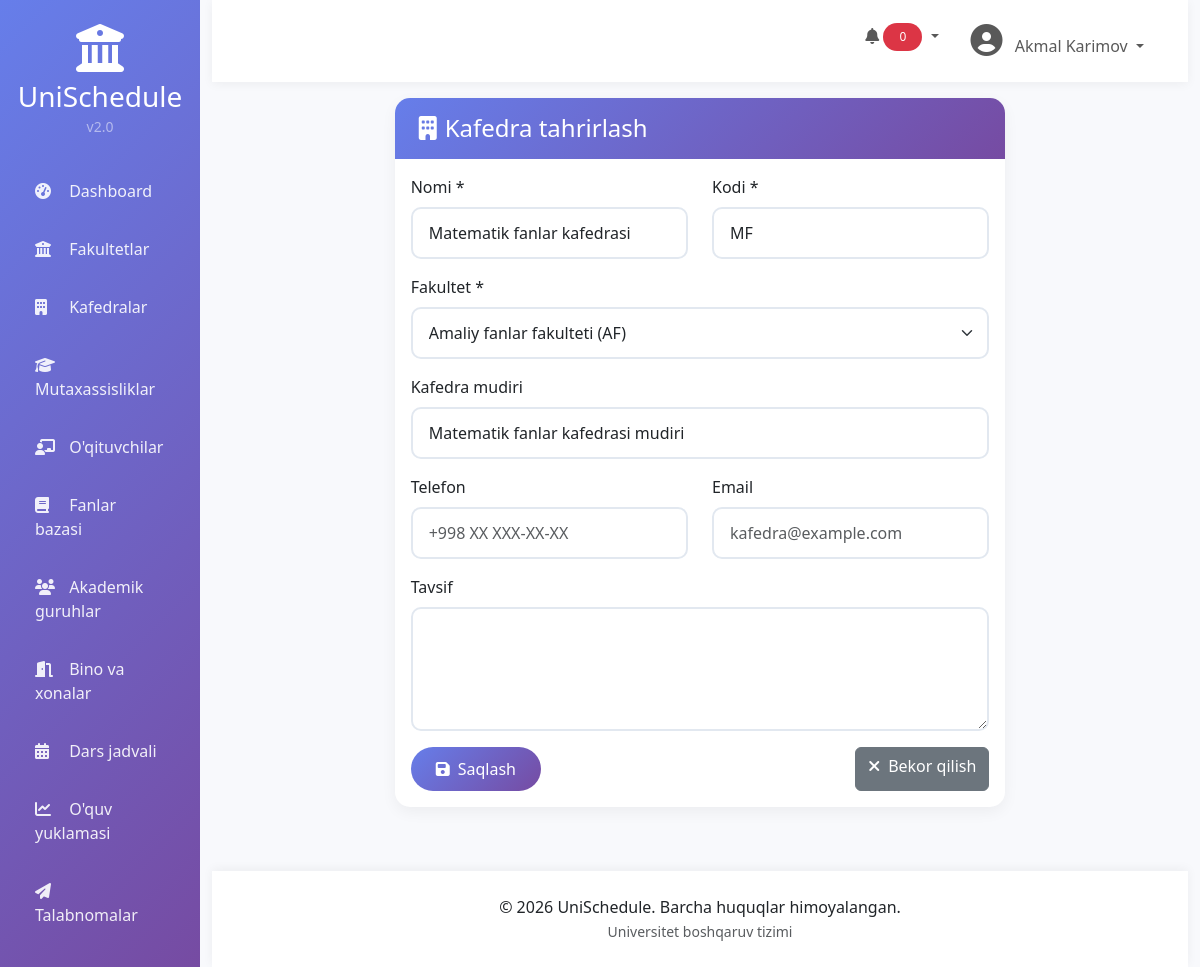
Page /departments/2/edit/ (signed in) on the committed database.
### departments/models.py (models this page shows, shortened)
class Department(models.Model):
    name = models.CharField(max_length=255, verbose_name="Nomi")
    code = models.CharField(max_length=20, unique=True, verbose_name="Kodi")
    faculty = models.ForeignKey(Faculty, on_delete=models.CASCADE, related_name='departments', verbose_name="Fakultet")
    head_name = models.CharField(max_length=255, blank=True, verbose_name="Kafedra mudiri")
    phone = models.CharField(max_length=20, blank=True, verbose_name="Telefon")
    email = models.EmailField(blank=True, verbose_name="Email")
    description = models.TextField(blank=True, verbose_name="Tavsif")
    created_at = models.DateTimeField(auto_now_add=True)
    updated_at = models.DateTimeField(auto_now=True)
    class Meta:
        verbose_name = "Kafedra"
        verbose_name_plural = "Kafedralar"
        ordering = ['faculty__name', 'name']

### faculties/models.py (models this page shows, shortened)
class Faculty(models.Model):
    name = models.CharField(max_length=255, verbose_name="Nomi")
    code = models.CharField(max_length=20, unique=True, verbose_name="Kodi")
    description = models.TextField(blank=True, verbose_name="Tavsif")
    dean_name = models.CharField(max_length=255, blank=True, verbose_name="Dekan ismi")
    phone = models.CharField(max_length=20, blank=True, verbose_name="Telefon")
    email = models.EmailField(blank=True, verbose_name="Email")
    established_date = models.DateField(null=True, blank=True, verbose_name="Tashkil etilgan sana")
    created_at = models.DateTimeField(auto_now_add=True)
    updated_at = models.DateTimeField(auto_now=True)
    class Meta:
        verbose_name = "Fakultet"
        verbose_name_plural = "Fakultetlar"
        ordering = ['name']

### departments/views.py (the view, shortened to what this page needs)
# urls.py: path('<int:pk>/edit/', views.department_edit, name='department_edit'),
@login_required
def department_edit(request, pk):
    department = get_object_or_404(Department, pk=pk)
    context = {
        'department': department,
        'title': 'Kafedra tahrirlash',
        'faculties': Faculty.objects.all(),
    }
    return render(request, 'departments/form.html', context)

### templates/departments/form.html (shortened to what this page needs)
{% extends 'base.html' %}
{% block content %}
<div class="row justify-content-center">
    <div class="col-md-8">
        <div class="card">
            <div class="card-header">
                <h4 class="mb-0">
                    <i class="fas fa-building me-2"></i>{{ title }}
                </h4>
            </div>
            <div class="card-body">
                <form method="POST">
                    <div class="row mb-3">
                        <div class="col-md-6">
                            <label for="name" class="form-label">Nomi *</label>
                            <input type="text" class="form-control" id="name" name="name"
                                   value="{{ department.name|default:'' }}" required>
                        </div>
                        <div class="col-md-6">
                            <label for="code" class="form-label">Kodi *</label>
                            <input type="text" class="form-control" id="code" name="code"
                                   value="{{ department.code|default:'' }}" required>
                        </div>
                    </div>
                    <div class="mb-3">
                        <label for="faculty" class="form-label">Fakultet *</label>
                        <select class="form-select" id="faculty" name="faculty" required>
                            {% for faculty in faculties %}
                            <option value="{{ faculty.id }}"
                                {% if department.faculty.id == faculty.id %}selected{% endif %}>
                                {{ faculty.name }} ({{ faculty.code }})
                            </option>
                            {% endfor %}
                        </select>
                    </div>
                    <div class="mb-3">
                        <label for="head_name" class="form-label">Kafedra mudiri</label>
                        <input type="text" class="form-control" id="head_name" name="head_name"
                               value="{{ department.head_name|default:'' }}">
                    </div>
                    <div class="row mb-3">
                        <div class="col-md-6">
                            <label for="phone" class="form-label">Telefon</label>
                            <input type="tel" class="form-control" id="phone" name="phone"
                                   value="{{ department.phone|default:'' }}" placeholder="+998 XX XXX-XX-XX">
                        </div>
                        <div class="col-md-6">
                            <label for="email" class="form-label">Email</label>
                            <input type="email" class="form-control" id="email" name="email"
                                   value="{{ department.email|default:'' }}" placeholder="kafedra@example.com">
                        </div>
                    </div>
                    <div class="mb-3">
                        <label for="description" class="form-label">Tavsif</label>
                        <textarea class="form-control" id="description" name="description" rows="4">{{ department.description|default:'' }}</textarea>
                    </div>
                    <div class="d-flex justify-content-between">
                        <button type="submit" class="btn btn-custom">
                            <i class="fas fa-save me-2"></i>Saqlash
                        </button>
                        <a href="{% url 'department_list' %}" class="btn btn-secondary">
                            <i class="fas fa-times me-2"></i>Bekor qilish
                        </a>
                    </div>
                </form>
            </div>
        </div>
    </div>
</div>
{% endblock %}

### templates/base.html (shortened to what this page needs)
<!DOCTYPE html>
<html lang="uz">
<head>
    <link href="https://cdn.jsdelivr.net/npm/bootstrap@5.3.0/dist/css/bootstrap.min.css" rel="stylesheet">
    <link href="https://cdnjs.cloudflare.com/ajax/libs/font-awesome/6.4.0/css/all.min.css" rel="stylesheet">
    <link href="https://cdn.datatables.net/1.13.6/css/dataTables.bootstrap5.min.css" rel="stylesheet">
    {% load static %}
    <link rel="stylesheet" href="{% static 'css/style.css' %}">
</head>
<body>
    <div class="container-fluid">
        <div class="row">
            <div class="col-md-3 col-lg-2 px-0 sidebar" id="sidebar">
                <div class="text-center py-4">
                    <div class="logo">
                        <i class="fas fa-university fa-3x text-white mb-2"></i>
                        <h3 class="text-white mb-0">UniSchedule</h3>
                        <small class="text-white-50">v2.0</small>
                    </div>
                </div>
                <nav class="nav flex-column">
                    <a class="nav-link {% if request.resolver_match.url_name == 'dashboard' %}active{% endif %}" href="/">
                        <i class="fas fa-tachometer-alt"></i> <span>Dashboard</span>
                    </a>
                    <a class="nav-link" href="/faculties/">
                        <i class="fas fa-university"></i> <span>Fakultetlar</span>
                    </a>
                    <a class="nav-link" href="/departments/">
                        <i class="fas fa-building"></i> <span>Kafedralar</span>
                    </a>
                    <a class="nav-link" href="/specializations/">
                        <i class="fas fa-graduation-cap"></i> <span>Mutaxassisliklar</span>
                    </a>
                    <a class="nav-link" href="/teachers/">
                        <i class="fas fa-chalkboard-user"></i> <span>O'qituvchilar</span>
                    </a>
                    <a class="nav-link" href="/subjects/">
                        <i class="fas fa-book"></i> <span>Fanlar bazasi</span>
                    </a>
                    <a class="nav-link" href="/groups/">
                        <i class="fas fa-users"></i> <span>Akademik guruhlar</span>
                    </a>
                    <a class="nav-link" href="/rooms/">
                        <i class="fas fa-door-open"></i> <span>Bino va xonalar</span>
                    </a>
                    <a class="nav-link" href="/schedule/">
                        <i class="fas fa-calendar-alt"></i> <span>Dars jadvali</span>
                    </a>
                    <a class="nav-link" href="/workload/">
                        <i class="fas fa-chart-line"></i> <span>O'quv yuklamasi</span>
                    </a>
                    <a class="nav-link" href="/requests/">
                        <i class="fas fa-paper-plane"></i> <span>Talabnomalar</span>
                    </a>
                </nav>
            </div>
            <div class="col-md-9 col-lg-10 main-content">
                <nav class="navbar navbar-expand-lg navbar-custom">
                    <div class="container-fluid">
                        <div class="collapse navbar-collapse">
                            <ul class="navbar-nav ms-auto">
                                <li class="nav-item me-3">
                                    <div class="dropdown">
                                        <button class="btn btn-link nav-link dropdown-toggle" type="button" id="notificationDropdown" data-bs-toggle="dropdown">
                                            <i class="fas fa-bell"></i>
                                            <span class="badge bg-danger" id="notificationBadge">0</span>
                                        </button>
                                    </div>
                                </li>
                                <li class="nav-item dropdown">
                                    <a class="nav-link dropdown-toggle" href="#" id="navbarDropdown" role="button" data-bs-toggle="dropdown">
                                        <i class="fas fa-user-circle fa-2x"></i>
                                        <span class="ms-2">{{ user.get_full_name|default:user.username }}</span>
                                    </a>
                                </li>
                            </ul>
                        </div>
                    </div>
                </nav>
                <div class="px-4 py-3 fade-in">
                    {% block content %}{% endblock %}
                </div>
                <div class="footer">
                    <p class="mb-0">
                        &copy; 2026 UniSchedule. Barcha huquqlar himoyalangan.
                        <br>
                        <small class="text-muted">Universitet boshqaruv tizimi</small>
                    </p>
                </div>
            </div>
        </div>
    </div>
</body>
</html>

### static/css/style.css (style rules this page uses)
:root { --primary: #667eea; --primary-dark: #5a67d8; --secondary: #764ba2; --success: #48bb78; --danger: #f56565; --warning: #ed8936; --info: #4299e1; --dark: #2d3748; --light: #f7fafc; }
* { margin: 0; padding: 0; box-sizing: border-box; }
body { font-family: 'Segoe UI', Tahoma, Geneva, Verdana, sans-serif; background: linear-gradient(135deg, #667eea 0%, #764ba2 100%); min-height: 100vh; }
.sidebar { background: linear-gradient(135deg, var(--primary) 0%, var(--secondary) 100%); box-shadow: 2px 0 20px rgba(0,0,0,0.1); transition: all 0.3s; }
.sidebar .nav-link { color: rgba(255,255,255,0.9); padding: 12px 20px; margin: 5px 15px; border-radius: 10px; transition: all 0.3s; position: relative; overflow: hidden; }
.sidebar .nav-link::before { content: ''; position: absolute; top: 0; left: -100%; width: 100%; height: 100%; background: rgba(255,255,255,0.1); transition: left 0.3s; }
.sidebar .nav-link i { margin-right: 10px; width: 20px; }
.main-content { background: #f8f9fc; min-height: 100vh; }
.navbar-custom { background: white; box-shadow: 0 2px 10px rgba(0,0,0,0.05); padding: 1rem 1.5rem; }
.card { border: none; border-radius: 15px; box-shadow: 0 5px 15px rgba(0,0,0,0.05); transition: all 0.3s; overflow: hidden; }
.card-header { background: linear-gradient(135deg, var(--primary) 0%, var(--secondary) 100%); color: white; border: none; padding: 1rem 1.5rem; }
.btn-custom { background: linear-gradient(135deg, var(--primary) 0%, var(--secondary) 100%); color: white; border: none; padding: 10px 25px; border-radius: 25px; transition: all 0.3s; position: relative; overflow: hidden; }
.form-control, .form-select { border-radius: 10px; border: 2px solid #e2e8f0; transition: all 0.3s; padding: 0.75rem 1rem; }
.badge { padding: 0.5rem 1rem; border-radius: 20px; font-weight: 500; }
.fade-in { animation: fadeIn 0.5s ease-in; }
.footer { background: white; padding: 1.5rem; text-align: center; margin-top: 3rem; box-shadow: 0 -2px 10px rgba(0,0,0,0.05); }

### templates/base.html (style rules this page uses)
.sidebar { min-height: 100vh; }

### rows in the picture
Department: name "Matematik fanlar kafedrasi", code "MF", faculty "Amaliy fanlar fakulteti (AF)", head_name "Matematik fanlar kafedrasi mudiri"

### other values in the picture
{{ user.get_full_name|default:user.username }} "Akmal Karimov"
{{ title }} "Kafedra tahrirlash"
